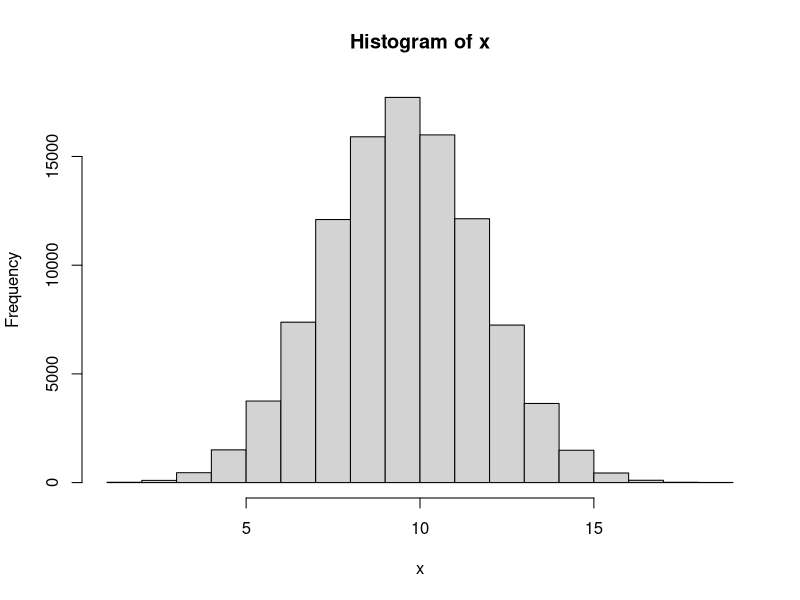
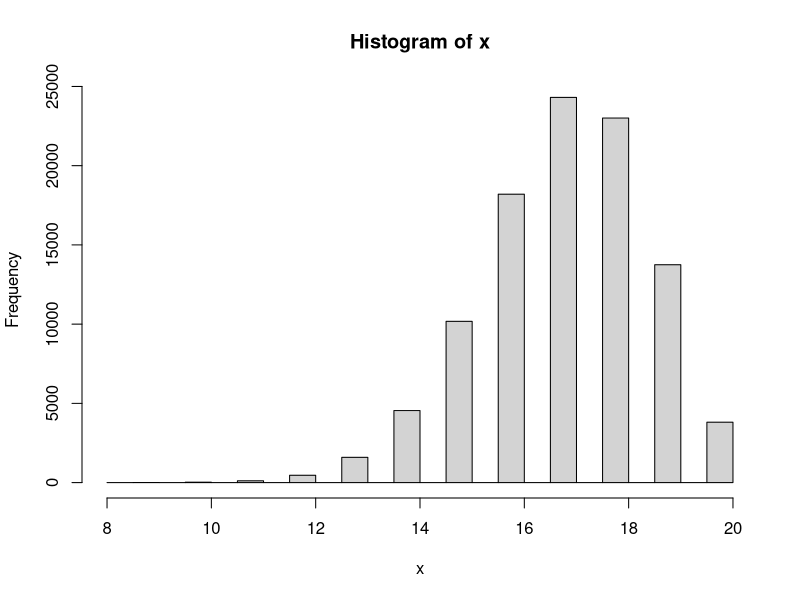

Source code (R) for these figures, in order:
#------------------

# Answer to the Question # 01

#------------------

# No 1 of Question # 01 

#a) 

# Taking a sample with n = 20 and p = 0.5 (given on the question)

x1 <- rbinom(1, 20, 0.5)

#The value of x1

x1


#b) 

#Finding the range for x1 with n = 20 and p = 0.5


n <- 20

p <- 0.5


# Finding and defining the minimum value

min_value <- min(0, n)

# Finding and defining the maximum value

max_value <- max(0:n)

# Calculate the cumulative probability at the minimum value

cdf_min <- pbinom(min_value, n, p)

# Calculate the cumulative probability at the maximum value

cdf_max <- pbinom(max_value, n, p)

# Range of the binomial distribution

range_binomial <- c(min_value, max_value)

range_binomial


# No.2 of Question.1

# Repeating Question.1 of (1) for N = 1,00,000 times


N <- 100000

x <- rep(NA, N)

x

for (i in 1: N){
  x[i] <- rbinom(1, 20, 0.5)
}

x

# Plot the histogram

hist(x)

#Find the minimum and maximum value

max(x)

min(x)


#3 of Q.1 

# Now setting if x is bigger or less than 15 then y = 1 . And y = 0 otherwise.

y_1 <- ifelse(c(x)>=15, 1,0)

y_1


# 4 of Q.1

#Calculating summation of y

sum(y_1)


#5 of Q.1 

# Now repeating all the steps above for n = 20 and p = 0.85


#a) 

# Taking a sample 

x1 <- rbinom(1, 20, 0.85)
x1


#b)

#Finding the range for x1

n <- 20

p <- 0.85

# Find the minimum value

min_value <- min(0, n)

# Find the maximum value

max_value <- max(0:n)

# Calculate the cumulative probability at the minimum value

cdf_min <- pbinom(min_value, n, p)

# Calculate the cumulative probability at the maximum value

cdf_max <- pbinom(max_value, n, p)

# Range of the binomial distribution

range_binomial <- c(min_value, max_value)

range_binomial


#c. 

# Now taking N = 100000 times

N <- 100000

x <- rep(NA, N)

x

for (i in 1: N){
  x[i] <- rbinom(1, 20, 0.85)
}

x

# Plot the histogram

hist(x)


#Find the minimum and maximum value

max(x)

min(x)


#d. 

# Now setting if x is bigger or less than 15 then y = 1 . And y = 0 otherwise

y_1 <- ifelse(c(x)>=15, 1,0)

y_1

#e. 

#Calculating summation of y

sum(y_1)


#f. 

#Calculating summation of y divided by N

sum(y_1) / N


# ---------------------------------------------

# Answer to the Question # 01 - (6) : 

# ---------------------------------------------


# Now I have to make a guess about type I and type II errors for Null Hypothesis H0: p0 = 0.5 VS Alternative hypothesis H1: p1 = 0.85. For setting that what is the chance of a fair coin landing on heads at least 15 times out of 20 flips?


# Type I error means we reject the null hypothesis when it is true. It is also known as 'False Positive'. The significance level or alpha (a) is the probability of making a type I error. We usually set it as 0.05 or 0.01.


# The chance of a fair coin landing on heads at least 15 times out of 20 flips, we are using binomial distribution and a two-tailed test for this question. By calculating on the calculator it is found that the probability of getting 15 or more successes out of 20 trials when the p0 = 0.5 is approximately 0.026. So, it can be said that if the p0 = 0.5, we would reject the null hypothesis and conclude that the proportion is significantly different from 0.5 in about 2.6% of the cases.

# On the other hand, Type II error means we fail to reject the null hypothesis when it is actually false. It is also known as 'False Negative'. The probability of making a type II error is denoted by beta (B).

# To find the probability of a type II error, we know that for the alternative hypothesis, p1 = 0.85. By calculating on the calculator, we got that the chance of a fair coin landing on heads at least 15 times out of 20 flips when p1 = 0.85 is approximately 0.408. This means we would fail to reject the null hypothesis and conclude that the proportion is not significantly different from 0.5 in about 40.8% of the cases.

# In summary, the estimated probabilities of making a type I error and a type II error for this hypothesis test are approximately 0.026 and 0.408, respectively.



# ---------------------------------------------

#Answer to the Q. 2 :

# ---------------------------------------------


# Here is the sample: 2 2 1 2 2 2 1 1 2 1 1 2 2 1 1 2 1 2 2 2 1 2 1 2 1 2 2 2 2 2 2 2 2 1 2 1 2 1 2 2


# We have to test whether the sample is random or not.


# To test whether the process of treatment assignments is random, we will use a chi-squared fit test. At first, we will count the number of treatments of each type, and then compare the observed frequencies to the expected frequencies under the assumption of a random process.

# In this case, there are 40 treatments. Among them:
  
# For Observed frequencies: Type 1 = 18 treatments and Type 2 = 22 treatments.

# Expected frequencies (we assume that there is randomness): Type 1 = 20 treatments and Type 2 = 20  treatments. (As there are 40 treatments in total and a 50% chance of each type).


# To calculate the chi-squared statistic, we can use the formula:
  
#  χ2 = Σ ((Oi - Ei)² / Ei)

# Here,

# Oi = Observed Frequency for category  i , (here i = 1 or 2), 

# Ei = Expected frequency for category i, (here i = 1 or 2).

# And the sum is taken over all categories.

# By using an online calculator and plugging the numbers, we got that:
  
  
# χ2 = ((18-20)²/20) + ((22-20)²/20) = 0.4


# To determine whether this value is statistically significant, we need to compare it to a chi-squared distribution with one degree of freedom (since we have two categories and one parameter estimated from the data). Using a table, we find that the p-value for this test is approximately 0.5, which is very large.

# Therefore, we fail to reject the null hypothesis that the treatment assignments are random. In other words, there is no evidence to suggest that the process was biased or non-random.

# [This question can be solved in multiple ways]

# ---------------------------------------------

#Answer to the Q. 3 :

# ---------------------------------------------


#Answer for 3 - a


#1

# Taking a sample

x2 <- rbinom(1, 1, 0.5)
x2


#Then identify the range

n <- 1
p <- 0.5


# Find the minimum value

min_value <- min(0, n)


# Find the maximum value

max_value <- max(0:n)


# Calculate the cumulative probability at the minimum value

cdf_min <- pbinom(min_value, n, p)

# Calculate the cumulative probability at the maximum value

cdf_max <- pbinom(max_value, n, p)

# Range of the binomial distribution

range_binomial <- c(min_value, max_value)

range_binomial


#For question 3 - (a) - #2 and #3

# Patient will get “A” if x2 = 1, and get “B” if x2 = 0

# Repeating 1 & 2 for N = 40


N <- 40
x <- rep(NA, N)

x

for (i in 1: N){
  x[i] <- rbinom(1, 1, 0.5)
}

x

# Now assigning A and B for 1 and 0 respectively.

x[x == 1] <- "A"
x[x == 0] <- "B"


# print the modified values of x

print(x)


#Number of A and B

table(x)


# --------------------------------------------


# --------------------------------------------


#Answer for 3 - b

# Now we will use random permutated block randomization with a block size of 40 (including 20 “A”s and 20 “B”s)

# Set the block size

block_size <- 40


# Create a vector of treatment assignments

treatments <- rep(c("A", "B"), length.out = block_size*1)


# Create a vector of block assignments

blocks <- rep(1:1, each = block_size)


# Randomly permute the blocks

blocks <- sample(blocks)


# Order the treatment assignments within each block

for (i in 1:1) {
  treatments[blocks == i] <- sample(treatments[blocks == i])
}

# View the resulting treatment assignments by block

a <- split(treatments, blocks)

a

#Calculating the Number of A and B

table(a)

# The difference between 3(a) and 3 (b) is that - in 3 (a), though the probability is p = 0.5, for the N = 40, the number of A and B is not the same. For my case , A = 18 and B = 22. But, in 3 (b) we used random permutated block randomization with a block size of 40. And for this case number of A and B is same. For my case , A = 20 and B = 20.



# --------------------------------------------

# --------------------------------------------


# Answer for 3 - c


# Set the block size of 8


block_size <- 8


# Create a vector of treatment assignments


treatments <- rep(c("A", "B"), length.out = block_size*5)


# Create a vector of block assignments


blocks <- rep(1:5, each = block_size)


# Randomly permute the blocks

blocks <- sample(blocks)



# Order the treatment assignments within each block

for (i in 1:5) {
  treatments[blocks == i] <- sample(treatments[blocks == i])
}


# View the resulting treatment assignments by block. There are 5 different blocks with a block size of 8


d <- split(treatments, blocks)
d

# Now, merging all the 5 different blocks into 1. So, now there will be 40


b <- unsplit(treatments, blocks)

b


#Number of A and B

table(b)

# The difference between 3(b) and 3 (c) is that - in 3 (b), we used random permutated block randomization with a block size of 40. And for this case number of A and B is same. For my case , it was A = 20 and B = 20. But, in 3 (c) though we used random permutated block randomization, but this time with a block size of 8. After that we added all the 8 blocks so total sample is 40. And for this case number of A and B is not same. For my case , it was A = 24 and B = 16. 

# If we stop the study for toxicity for in sample size = 20, then for 3 (b) = The difference between number of A and B will not be that much. 

# But, for 3 (c) = The difference between the number of A and B will be more than 3 (b)
